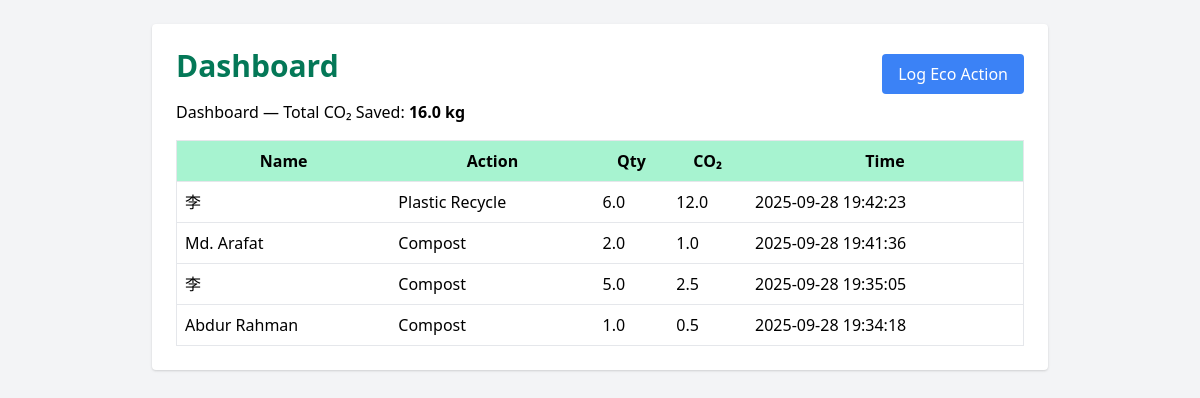
/dashboard, run on the app's committed database.
### tables this page shows
CREATE TABLE actions (id INTEGER PRIMARY KEY AUTOINCREMENT, name TEXT, action_type TEXT, quantity REAL, co2_saved REAL, timestamp TEXT);

### app.py (the view)
@app.route('/dashboard')
def dashboard():
    with sqlite3.connect(DB_NAME) as conn:
        c=conn.cursor()
        c.execute("SELECT name,action_type,quantity,co2_saved,timestamp FROM actions ORDER BY id DESC")
        actions=c.fetchall()
        c.execute("SELECT SUM(co2_saved) FROM actions")
        total=c.fetchone()[0] or 0
    return render_template("dashboard.html", actions=actions, total=round(total,2), tfunc=t, action_label=action_label, lang=get_lang())

### app.py (called while the page is built)
def get_lang():
    return session.get("lang", "en")

def t(key):
    lang = get_lang()
    return translations.get(lang, translations["en"]).get(key, key)

def action_label(action_type):
    lang = get_lang()
    mapping = {
        "plastic_recycle": "plastic",
        "compost": "compost",
        "bike": "bike"
    }
    word = mapping.get(action_type, action_type)
    return translations.get(lang, translations["en"]).get(word, word)

### templates/dashboard.html (shortened to what this page needs)
<!DOCTYPE html>
<html>
<head>
  <link href="https://cdn.jsdelivr.net/npm/tailwindcss@2.2.19/dist/tailwind.min.css" rel="stylesheet">
</head>
<body class="bg-gray-100 p-6">
  <div class="max-w-4xl mx-auto bg-white p-6 rounded shadow">
    <div class="flex justify-between items-center">
      <h1 class="text-3xl font-bold mb-4 text-green-700">{{ tfunc('dashboard') }}</h1>
      <div>
        <a href="/" class="inline-block bg-blue-500 text-white py-2 px-4 rounded">{{ tfunc('title') }}</a>
      </div>
    </div>
    <p class="mb-4">{{ tfunc('dashboard') }} — Total CO₂ Saved: <strong>{{ total }} kg</strong></p>
    <table class="w-full border">
      <thead>
        <tr class="bg-green-200">
          <th class="p-2">Name</th>
          <th class="p-2">Action</th>
          <th class="p-2">Qty</th>
          <th class="p-2">CO₂</th>
          <th class="p-2">Time</th>
        </tr>
      </thead>
      <tbody>
        {% for a in actions %}
        <tr class="border-t">
          <td class="p-2">{{ a[0] }}</td>
          <td class="p-2">{{ action_label(a[1]) }}</td>
          <td class="p-2">{{ a[2] }}</td>
          <td class="p-2">{{ a[3] }}</td>
          <td class="p-2">{{ a[4] }}</td>
        </tr>
        {% endfor %}
      </tbody>
    </table>
  </div>
</body>
</html>

### data on the page
actions: name "李", action_type "Plastic Recycle", quantity "6.0", co2_saved "12.0", timestamp "2025-09-28 19:42:23"
actions: name "Md. Arafat", action_type "Compost", quantity "2.0", co2_saved "1.0", timestamp "2025-09-28 19:41:36"
actions: name "李", action_type "Compost", quantity "5.0", co2_saved "2.5", timestamp "2025-09-28 19:35:05"
actions: name "Abdur Rahman", action_type "Compost", quantity "1.0", co2_saved "0.5", timestamp "2025-09-28 19:34:18"

### other printed values
{{ tfunc('dashboard') }} "Dashboard"
{{ tfunc('title') }} "Log Eco Action"
{{ total }} "16.0"
